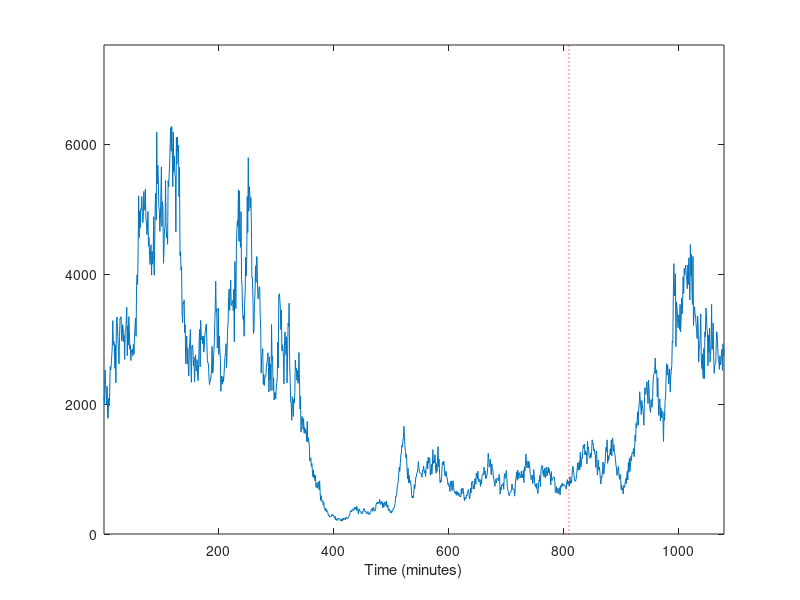

Source code (MATLAB): (Note: this script raises an error after producing the figure.)
%
% Time series analysis
% Lund University
%
% Example code 26: Example of predicting transformed data.
%
% Reference: 
%   "An Introduction to Time Series Modeling", 4th ed, by Andreas Jakobsson
%   Studentlitteratur, 2021
%
clear; clc;
close all;
addpath('../functions', '../data')              % Add this line to update the path
rng(0)                                          % Set the seed (just done for the lecture!)
extraN   = 400;
N        = 1200;
valStart = 900;                                 % Determine where the validation data starts.
noLags   = 100;
time     = ( 1:N )/N*45*12*2;                   % The lectures have lasted 12 x 45 x 2 min.

% Simulate and plot a transformed process,
C  = [ 1 ];
A = conv([1 -1],[ 1 0.37 ]);
e  = 0.1*randn( N+extraN, 1 );
data = exp( filter( C, A, e )+8 );     data = data(extraN+1:end);

figure
plot(time, data)
line( [time(valStart) time(valStart)], [-1e6 1e6 ], 'Color','red','LineStyle',':' )
xlabel('Time (minutes)')
axis([time(1) time(N) 0 max(data)*1.2])
legend('Data', 'Prediction starts','Location','NW')
fprintf('The mean of the data is %4.2f.\n', mean(data))


%% Should we transform the data?
% We examine all the data when making this decision. See also table 4.6.
figure; 
lambda_max = bcNormPlot(data,1);
fprintf('The Box-Cox curve is maximized at %4.2f. This suggests that a log-transform might be helpful.\n', lambda_max)

figure
normplot( data )


%% Lets transform the data. 
logData = log( data );

figure
normplot( logData )

figure
plot(time, logData)
title('log-transformed data')
xlabel('Time (minutes)')
xlim([time(1) time(N)])


%% Extract the modelling data and examine the ACF and PACF.
logModellingData = logData(1:valStart);
plotACFnPACF( logModellingData, noLags, 'log-transformed data' );


%% The ACF is decaying very slowly, suggesting we need to differentiate the data.
y = filter([1 -1], 1, logModellingData);   
y = y(2:end);
plotACFnPACF( y, noLags, 'Differentiated log-transformed data' );


%% Looks like we need an a1 term. 
% Great, this gives us a white residual.
dataModel = estimateARMA( y, [ 1 1 ], [1], 'Differentiated log-transformed data', noLags );

% Add the differentation to the model.
dataModel.A = conv([1 -1], dataModel.A);   % Add the differentiation to the model.


%% Lets predict the signal.
k = 4;
[F, G] = polydiv( dataModel.C, dataModel.A, k );
yhatk = filter(G, dataModel.C, logData );
 
% This is in the wrong domain!
figure
plot(time, [logData yhatk] )
line( [time(valStart) time(valStart)], [-1e6 1e6 ], 'Color','red','LineStyle',':' )
legend('log-transformed data', 'Predicted log-data', 'Prediction starts','Location','SW')
title( sprintf('Predicted log-transformed data, x_{t+%i|t}', k) )
axis([time(1) time(N) 4 10])

% Lets examine the residuals.
ehat = logData - yhatk;
ehat = ehat(valStart:end);

figure
acf( ehat, noLags, 0.05, 1 );
title( sprintf('ACF of the %i-step input prediction log-transformed residual', k) )
fprintf('This is a %i-step prediction. Ideally, the residual should be an MA(%i) process.\n', k, k-1)
checkIfWhite( ehat );
pacfEst = pacf( ehat, noLags, 0.05 );
checkIfNormal( pacfEst(k+1:end), 'PACF (log-data)' );


%% Plot the data in the correct domain.
yhatkE = exp( yhatk );
figure
plot(time, [data yhatkE] )
line( [time(valStart) time(valStart)], [-1e6 1e6 ], 'Color','red','LineStyle',':' )
legend('Data', 'Predicted data', 'Prediction starts','Location','SW')
title( sprintf('Predicted data, x_{t+%i|t}', k) )
axis([time(1) time(N) 0 max(data)*1.2])
legend('Data', 'Prediction starts','Location','NW')


%% Examine the prediction residual.
ehat = data - yhatkE;
ehat = ehat(valStart:end);

figure
acf( ehat, noLags, 0.05, 1 );
title( sprintf('ACF of the %i-step input prediction residual', k) )
checkIfWhite( ehat );
pacfEst = pacf( ehat, noLags, 0.05 );
checkIfNormal( pacfEst(k+1:end), 'PACF (data)' ); 
